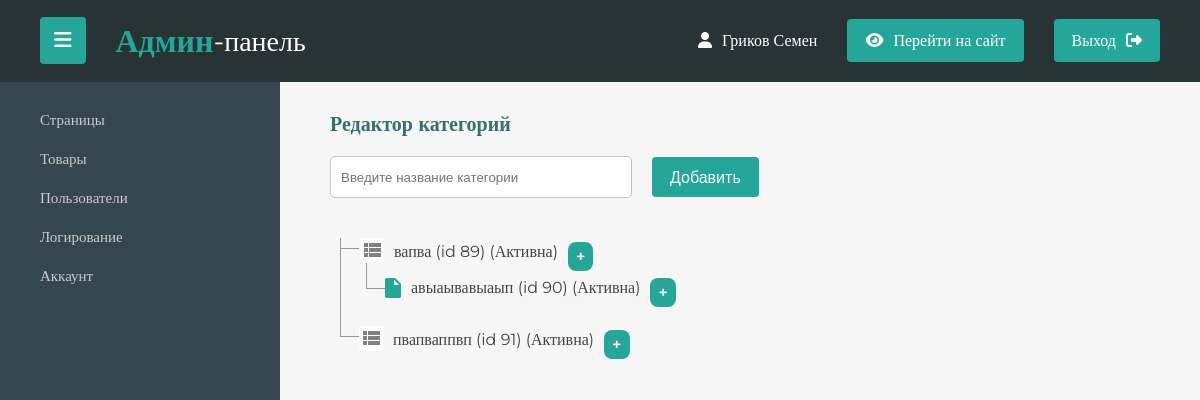
Page /admin/index.php?url=shop/template/categories_list (signed in) on the committed database.
### tables this page shows
CREATE TABLE `m_category` (
  `id_category` int NOT NULL,
  `name` varchar(300) NOT NULL,
  `part` int NOT NULL DEFAULT '0',
  `status` int NOT NULL DEFAULT '1',
  `img` longblob
);

### admin/shop/template/categories_list.php (the view, shortened to what this page needs)
<?php
$stmt = $pdo->query("SELECT id_category, name, part, status FROM m_category");
$categories = $stmt->fetchAll(PDO::FETCH_ASSOC);
?>
<h1 class="title">Редактор категорий</h1>
<div>
    <form action="shop/script/add_category.php" style="display:flex; gap:20px; align-items:center;" method="POST">
        <input type="text" class="input" placeholder="Введите название категории" style="height:20px" name="category_name" required>
        <input type="submit" value="Добавить" class="input-button" style="height:40px" />
    </form>
</div>
<div class="pages-list-wrapper">
    <?php create_tree($categories); ?>
</div>
<?php
function create_tree($categories, $parentId = 0)
{
    echo '<ul class="ul-treefree ul-dropfree">';
    foreach ($categories as $category) {
        if ($category['part'] == $parentId) {
            echo '<li>';
            if ($category['part'] !== 0) {
                $echoImg = '<img src="img/ico/page_on.jpg">';
            } else {
                $echoImg = '<img src="img/ico/cat.jpg">';
            }
            echo $echoImg . '<span style="position: relative; top: -5px;"><a href="?url=shop/template/edit_category&id=' . $category['id_category'] . '" title="Редактировать категорию">' . $category['name'] . ' (id ' . $category['id_category'] . ') (' . ($category['status'] == 1 ? 'Активна' : 'Не активна') . ')</a></span>';
            echo '<a href="../admin/shop/script/add_category_child.php?id=' . $category['id_category'] . '" class="add-child-page" title="Добавить дочернюю категорию">+</a>';
            create_tree($categories, $category['id_category']);
            echo '</li>';
        }
    }
    echo '</ul>';
}
?>

### admin/css/main.css (style rules this page uses)
body { height: 100%; font-family: "Montserrat"; box-sizing: border-box; background-color: #f6f6f6; margin: 0; padding: 0; }
html, body { height: 100%; margin: 0; padding: 0; }
.title { font-size: 20px; margin: 0; color: #36706a; margin-bottom: 20px; }
.input-button { background-color: #24a698; color: white; border-radius: 4px; transition: 0.2s ease; cursor: pointer; border: none; padding: 12px 18px; width: auto; font-weight: 500; font-size: 16px; }
.input { display: block; width: 280px; padding: 10px; border-radius: 5px; border: 1px solid #c2c2c2; transition: 0.1s; }
.add-child-page { text-decoration: none; background-color: #24a698; color: white !important; font-weight: 600; padding: 5px 8px; border-radius: 8px; transition: 0.2s ease; }
.pages-list-wrapper { margin-top: 20px; padding: 20px 0px; }
.pages-list-wrapper ul, li { list-style-type: none; margin: 0; padding: 0; margin-bottom: 10px; }
.ul-treefree li a { color: #444444; margin-left: 10px; text-decoration: none; transition: 0.1s ease color; }
ul.ul-treefree { padding-left: 10px; }
ul.ul-treefree ul { margin: 0; padding-top: 10px; padding-left: 6px; }
ul.ul-treefree li { position: relative; list-style: none outside none; border-left: solid 1px #999; margin: 0; padding: 0 0 6px 19px; line-height: 23px; }
ul.ul-treefree li:before { content: ""; content: ""; display: block; border-bottom: solid 1px #999; position: absolute; width: 18px; height: 25px; left: 0; top: -15px; }
ul.ul-treefree li:last-child { border-left: 0 none; }
ul.ul-treefree li:last-child:before { border-left: solid 1px #999; }

### rows in the picture
m_category: part 0 (drawn), name "вапва", id_category "89", status "Активна"
m_category: name "авыаывавыаып", id_category "90", status "Активна"
m_category: part 0 (drawn), name "пвапваппвп", id_category "91", status "Активна"

### other values in the picture
$_SESSION['username'] "Гриков Семен"
